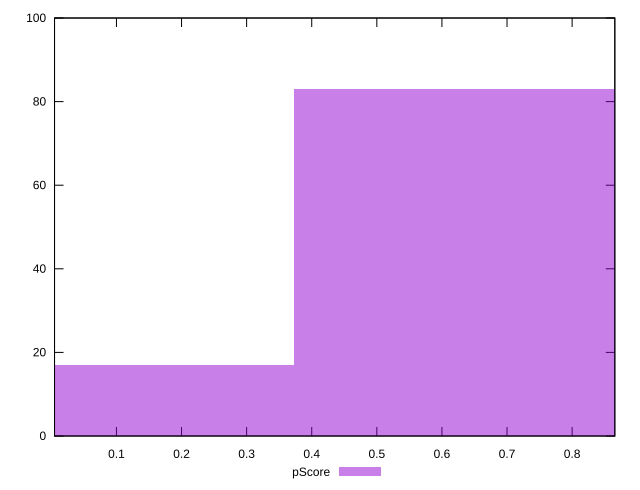

Write the gnuplot code that produced this figure.
reset

$pScore <<EOF
0.7451269211133082 83
0 17
EOF

set key outside below
set boxwidth 0.7451269211133082
set xrange [0.004894105416331451:0.8655959825000461]
set yrange [0:100]
set trange [0:100]
set style fill transparent solid 0.5 noborder
set terminal svg size 640, 490 enhanced background rgb 'white'
set output "reports/report_00032_2021-02-25T10-28-15.087Z/cumulative-layout-shift/samples/astro/pScore/histogram.svg"

plot $pScore title "pScore" with boxes

reset
